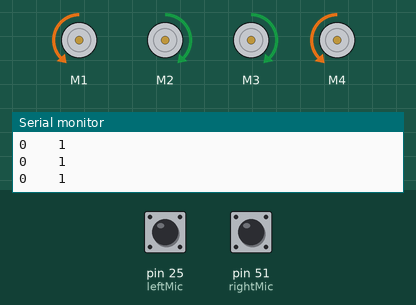
Simulated run of this sketch. Board: Arduino Mega 2560, built with avr-gcc and run on an emulated ATmega2560. Shown: 4 × DC motor (green arrow = forward, orange = backward, longer = faster), the last lines printed to the serial monitor. The inputs (shaded band) are chosen by the test bench; at power-on: pin 25 (leftMic) HIGH, pin 51 (rightMic) LOW.

Above: at 1.4 s.
1.5 s: pin 25 (leftMic) pulled LOW for 0.35 s
At 1.67 s:
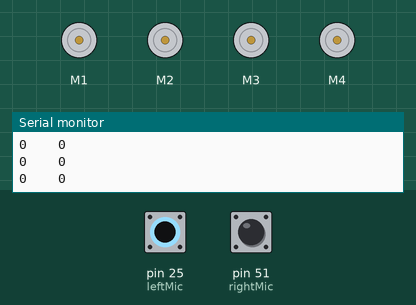
3.3 s: pin 51 (rightMic) pulled HIGH for 0.35 s
At 3.5 s:
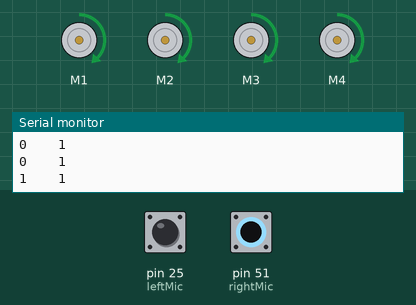
5.1 s: pin 51 (rightMic) pulled HIGH for 3.2 s
At 9.0 s:
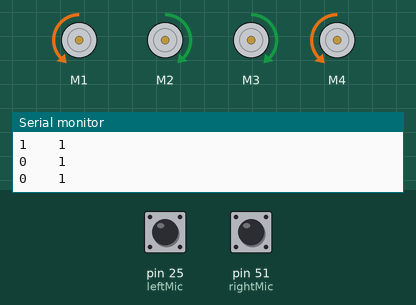
9.9 s: pin 25 (leftMic) pulled LOW for 3.2 s
At 10.3 s:
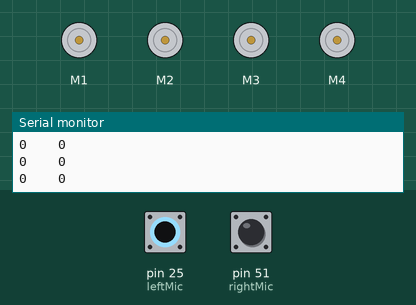
14.6 s: pin 25 (leftMic) driven LOW and pin 51 (rightMic) driven HIGH
At 15.3 s:
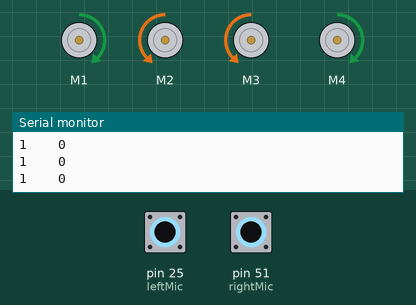
Timing chart, 0 to 17.1 s (numbered marks = the images above; inputs shaded):
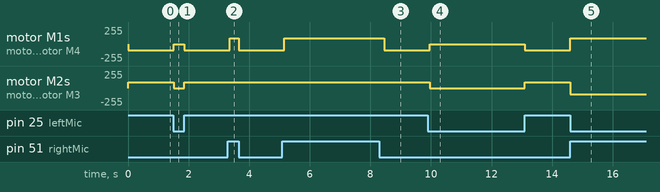

Measured:
- after the input at 1.5 s, motor M1, motor M4: backward 90/255 → stopped at once, → backward 90/255 0.35 s later; motor M2, motor M3: forward 90/255 → stopped at once, → forward 90/255 0.35 s later
- after the input at 3.3 s, motor M1, motor M4: backward 90/255 → forward 90/255 after 0.05 s, → backward 90/255 0.30 s later
- after the input at 5.1 s, motor M1, motor M4: backward 90/255 → forward 90/255 after 0.06 s, → backward 90/255 3.3 s later
- after the input at 9.9 s, motor M1, motor M4: backward 90/255 → stopped after 0.06 s, → backward 90/255 3.1 s later; motor M2, motor M3: forward 90/255 → stopped after 0.06 s, → forward 90/255 3.1 s later
- after the input at 14.6 s, motor M1, motor M4: backward 90/255 → forward 90/255 at once; motor M2, motor M3: forward 90/255 → backward 90/255 at once

The sketch:

05_Digital_Mic_Motor.ino
```cpp
#include <AFMotor.h>

AF_DCMotor M1(1, MOTOR12_64KHZ); AF_DCMotor M2(2, MOTOR12_64KHZ);
AF_DCMotor M3(3, MOTOR34_64KHZ); AF_DCMotor M4(4, MOTOR34_64KHZ);

const int rightMic  = 51;
const int leftMic   = 25;

boolean rightVal    = 0;
boolean leftVal     = 0;

boolean goesForward = false;

#define maximum_speed 220

void setup() {
  // put your setup code here, to run once:
  Serial.begin(38400);
  pinMode(rightMic, INPUT);
  pinMode(leftMic, INPUT);

}

void loop() {
  // put your main code here, to run repeatedly:
  rightVal  = digitalRead(rightMic);
  leftVal   = digitalRead(leftMic);

  Serial.print(rightVal);
  Serial.print("\t\t");
  Serial.println(leftVal);
  //delay(300);

  if(leftVal == LOW && rightVal == HIGH)
  {
    turnRight();
  }
  else if(leftVal == HIGH && rightVal == LOW)
  {
    turnLeft();
  }
  else if(leftVal == HIGH && rightVal == HIGH)
  {
    moveForward();
  }
  else
  {
    moveStop();
  }
}

void turnLeft()
{
  M1.run(BACKWARD); M1.setSpeed(90);
  M2.run(FORWARD);  M2.setSpeed(90);
  M3.run(FORWARD);  M3.setSpeed(90);
  M4.run(BACKWARD); M4.setSpeed(90);

  delay(300);

}

void turnRight()
{
  M1.run(FORWARD);   M1.setSpeed(90);
  M2.run(BACKWARD);  M2.setSpeed(90);
  M3.run(BACKWARD);  M3.setSpeed(90);
  M4.run(FORWARD);   M4.setSpeed(90);

  delay(300);
}

void moveForward()
{
    M1.run(FORWARD); M1.setSpeed(90);
    M2.run(FORWARD); M2.setSpeed(90);
    M3.run(FORWARD); M3.setSpeed(90);
    M4.run(FORWARD); M4.setSpeed(90);

  delay(300);
}

void moveStop()
{
  M1.run(RELEASE); M2.run(RELEASE);
  M3.run(RELEASE); M4.run(RELEASE);
}
```
